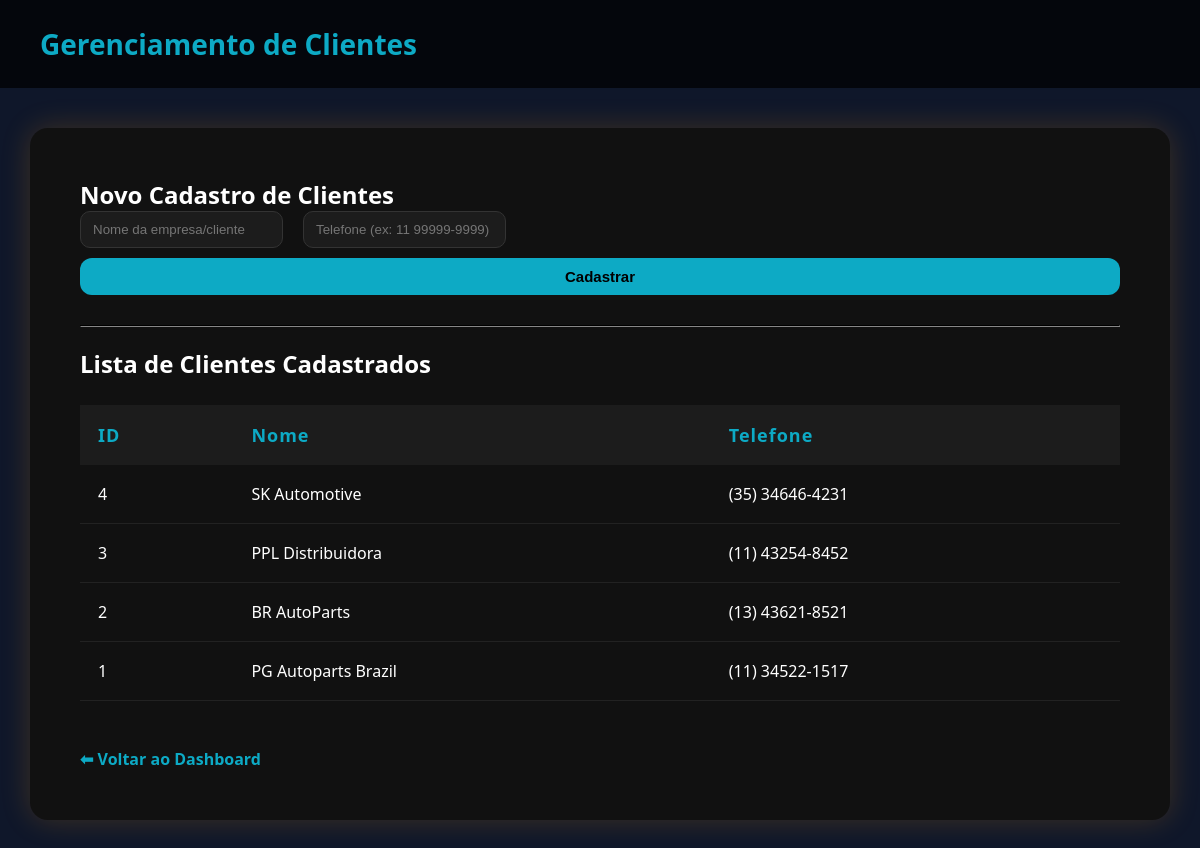
/clientes.php (signed in), run on the app's committed database.
### tables this page shows
CREATE TABLE IF NOT EXISTS clientes (
    id_cliente INT AUTO_INCREMENT PRIMARY KEY,
    nome VARCHAR(100) NOT NULL,
    telefone VARCHAR(20) NOT NULL
);

### clientes.php (the view, shortened to what this page needs)
<?php
include "conexao.php";
$clientes = $conn->query("SELECT * FROM clientes ORDER BY id_cliente DESC");
?>
<!DOCTYPE html>
<html lang="pt-br">
<head>
    <link rel="stylesheet" href="style.css">
</head>
<body class="admin-page">
<header>Gerenciamento de Clientes</header>
<div class="container">
    <h2>Novo Cadastro de Clientes</h2>
    <form method="POST" class="form-unificado" style="margin-bottom:30px;">
        <input type="text" name="nome" placeholder="Nome da empresa/cliente" required>
        <input type="text" name="telefone" placeholder="Telefone (ex: 11 99999-9999)" required>
        <button type="submit" name="cadastrar_cliente">Cadastrar</button>
    </form>
    <hr style="border-color: #333; margin: 20px 0;">
    <h2>Lista de Clientes Cadastrados</h2>
    <table>
        <thead>
            <tr>
                <th>ID</th>
                <th>Nome</th>
                <th>Telefone</th>
            </tr>
        </thead>
        <tbody>
            <?php if($clientes && $clientes->num_rows > 0): ?>
                <?php while($c = $clientes->fetch_assoc()): ?>
                <tr>
                    <td><?= $c['id_cliente'] ?></td>
                    <td><?= htmlspecialchars($c['nome']) ?></td>
                    <td><?= htmlspecialchars($c['telefone']) ?></td>
                </tr>
                <?php endwhile; ?>
            <?php else: ?>
                <tr>
                    <td colspan="3" style="text-align:center;">Nenhum cliente encontrado.</td>
                </tr>
            <?php endif; ?>
        </tbody>
    </table>
    <br>
    <a href="dashboard.php">⬅ Voltar ao Dashboard</a>
</div>
</body>
</html>

### style.css (style rules this page uses)
* { margin: 0; padding: 0; box-sizing: border-box; }
body { font-family: 'Segoe UI', Arial, sans-serif; color: #fff; }
.admin-page { background: linear-gradient(to bottom, #0f172a, #0f172a, #0f172a); background-attachment: fixed; min-height: 100vh; }
.admin-page header { padding: 25px 40px; font-size: 28px; font-weight: bold; color: #0daac5; background-color: rgba(0, 0, 0, 0.7); backdrop-filter: blur(5px); }
.container { width: 95%; max-width: 1300px; margin: 40px auto; background: #111; padding: 50px; border-radius: 18px; box-shadow: 0 0 30px rgba(255, 153, 0, 0.2); }
table { width: 100%; border-collapse: collapse; margin-top: 25px; }
th { background: #1c1c1c; color: #0daac5; padding: 18px; text-align: left; font-size: 18px; letter-spacing: 1px; }
td { padding: 18px; border-bottom: 1px solid #222; font-size: 16px; }
input[type="password"], input[type="text"], input[type="number"], input[type="email"] { padding: 10px 12px; border-radius: 10px; border: 1px solid #333; background: #1c1c1c; color: #fff; margin-right: 10px; outline: none; transition: 0.3s; width: calc(100% - 20px); margin-bottom: 15px; }
button { background: #0daac5; color: #000; border: none; padding: 10px 20px; border-radius: 12px; cursor: pointer; font-weight: bold; font-size: 15px; transition: 0.3s; width: 100%; }
a { display: inline-block; margin-top: 25px; color: #0daac5; font-weight: bold; text-decoration: none; transition: 0.3s; }
.form-unificado { display: flex; align-items: center; gap: 10px; flex-wrap: wrap; }
.form-unificado input { width: auto; margin-bottom: 0; }

### data on the page
clientes: id_cliente "4", nome "SK Automotive", telefone "(35) 34646-4231"
clientes: id_cliente "3", nome "PPL Distribuidora", telefone "(11) 43254-8452"
clientes: id_cliente "2", nome "BR AutoParts", telefone "(13) 43621-8521"
clientes: id_cliente "1", nome "PG Autoparts Brazil", telefone "(11) 34522-1517"
